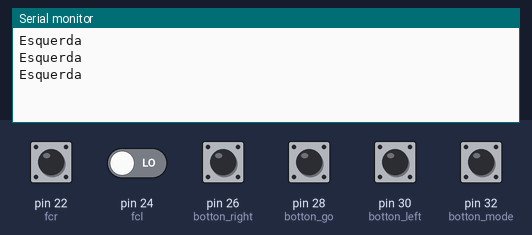
The sketch below on a simulated Arduino Mega 2560, built with avr-gcc and run on an emulated ATmega2560. On the bench: the last lines printed to the serial monitor. The test bench sets the inputs (shaded band); at power-on: pin 22 (fcr) HIGH, pin 24 (fcl), pin 26 (botton_right), pin 28 (botton_go), pin 30 (botton_left), pin 32 (botton_mode) LOW.

Above: at 4.8 s.
4.9 s: pin 24 (fcl) driven HIGH
At 7.0 s:
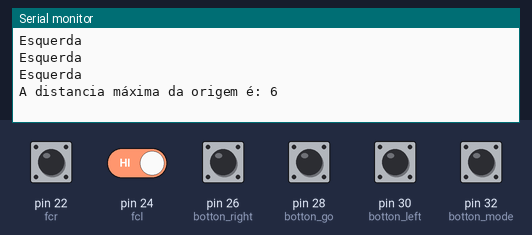
7.6 s: pin 26 (botton_right) pulled HIGH for 2.35 s
At 8.2 s:
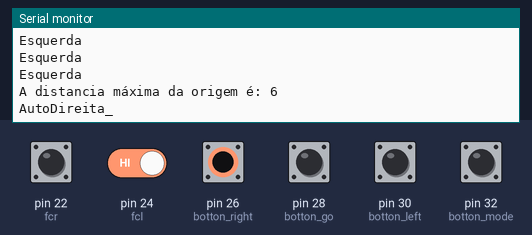
11.4 s: pin 30 (botton_left) pulled HIGH for 2.35 s
At 12.5 s:
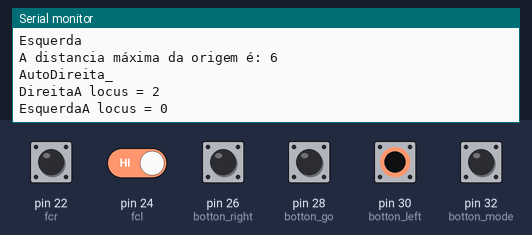
15.2 s: pin 26 (botton_right) pulled HIGH for 2.35 s
At 16.7 s:
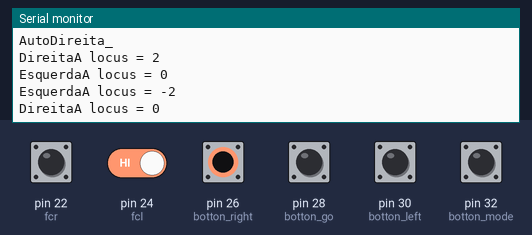
19.0 s: pin 30 (botton_left) pulled HIGH for 2.35 s
At 20.5 s:
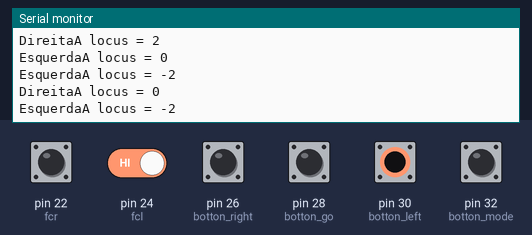
Timing chart, 0 to 22.0 s (numbered marks = the images above; inputs shaded):
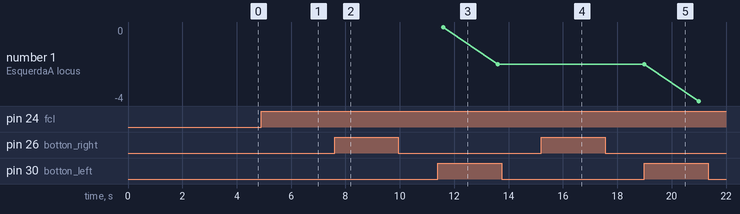

Measured:
- after the input at 4.9 s, the serial monitor: prints a new line after 1.1 s (image 1)
- after the input at 7.6 s, the serial monitor: prints a new line at once (image 2)
- after the input at 11.4 s, the serial monitor: prints a new line after 0.20 s (image 3)
- after the input at 15.2 s, the serial monitor: prints a new line after 0.40 s (image 4)
- after the input at 19.0 s, the serial monitor: prints a new line at once (image 5)
- plotted number 1: -2 → -4 after the input at 19.0 s

The sketch:

StepMotor.ino
```cpp
#include <Stepper.h>

#define STEPS 100
#define motorspeed 30 // set the speed of the motor to 30 RPMs


Stepper stepper(STEPS, 8, 9, 10, 11);

const int resolution = 2; //Averiguar!!

const int fcr = 22; // Fim de curso Right
const int fcl = 24; // Fim de curso Left
const int botton_right = 26;
const int botton_go = 28;
const int botton_left = 30;
const int botton_mode = 32;
int locus; // Destino desejado
int posicao; // Posição atual
int cont; // Contagem de passos
int Max; // Distancia máxima da origem [mm]
int mode;
int verificador1;


void setup() {
  pinMode(fcr, INPUT);
  pinMode(fcl, INPUT);
  pinMode(botton_right, INPUT);
  pinMode(botton_go, INPUT);
  pinMode(botton_left, INPUT);
  pinMode(botton_mode, INPUT);

  stepper.setSpeed(motorspeed);
  int verificador1 = 0;

  Serial.begin(9600); // TEST PROTOBOARD
}


int Initialization()
{
  int Dmax;
  cont = 0;
  while (digitalRead(fcr) == LOW)
  {
    //stepper.step(1); // Vai para a direita
    Serial.print("Direita \n"); // TEST PROTOBOARD
    delay(2000); // TEST PROTOBOARD

  }
  while (digitalRead(fcl) == LOW)
  {
    //stepper.step(-1); // Vai para a esquerda
    cont++;
    Serial.print("Esquerda  \n"); // TEST PROTOBOARD
    delay(2000); // TEST PROTOBOARD
  }
  //Printar Cont
  Dmax = cont * resolution;
  return Dmax;
}

void loop()
{
  if (verificador1 == 0) // Verifica se a inicialização ja foi feita
  {
    Max = Initialization();
    Serial.print("A distancia máxima da origem é: "); // TEST PROTOBOARD
    Serial.print(Max); // TEST PROTOBOARD
    Serial.print("\n"); // TEST PROTOBOARD
    verificador1 = 1;
  }
  mode = 0; //Reinicia o modo
  //Serial.print("Escolha o modo:  \nL:Manual  R:Auto\n "); // TEST PROTOBOARD
  //PRINTAR: Escolha o modo:
  //         L:Manual  R:Auto
  if (digitalRead(botton_right) == HIGH and digitalRead(botton_left) == LOW)
  {
    mode = 1;
    Serial.print("AutoDireita_  \n"); // TEST PROTOBOARD
    delay(2000); // TEST PROTOBOARD
  }
  if (digitalRead(botton_left) == HIGH and digitalRead(botton_right) == LOW)
  {
    mode = 2;
    Serial.print("ManualEsquerda_  \n"); // TEST PROTOBOARD
    delay(2000); // TEST PROTOBOARD
  }
  switch (mode)
  {
    case 0:
      break;


    // ========= AUTOMATIC MODE ===========


    case 1: //Automático
      locus = posicao;
      while (digitalRead(botton_mode) == LOW)
      {

        //        Serial.print("locus = "); // TEST PROTOBOARD
        //        Serial.print(locus); // TEST PROTOBOARD
        //        Serial.print("\n"); //TEST PROTOBOARD
        //PRINTAR: Locus: (locus)
        //         Position: (posicao)


        if (digitalRead(botton_go) == LOW)
        {
          if (digitalRead(botton_right) == HIGH and digitalRead(botton_left) == LOW) // Aumenta em 2mm o destino
          {
            locus = locus + resolution;
            Serial.print("DireitaA locus = "); // TEST PROTOBOARD
            Serial.print(locus); // TEST PROTOBOARD
            Serial.print("\n"); //TEST PROTOBOARD
            delay(2000); // TEST PROTOBOARD

          }


          if (digitalRead(botton_left) == HIGH and digitalRead(botton_right) == LOW) // Diminui em 2mm o destino
          {
            locus = locus - resolution;
            Serial.print("EsquerdaA locus = "); // TEST PROTOBOARD
            Serial.print(locus); // TEST PROTOBOARD
            Serial.print("\n"); //TEST PROTOBOARD
            delay(2000); // TEST PROTOBOARD
          }
        }

        else // Inicia o movimento para o destido selecionado
        {
          if (locus > posicao) // Vai para a direita
          {
            if (locus > Max)
            {
              //PRINT Impossible
              //      Operacion!
              locus = posicao;
            }
            else
            {
              while (digitalRead(fcr) == LOW and posicao != locus)
              {
                posicao = posicao + resolution;
                //PRINTAR: Locus: (locus)
                //         Position: (posicao)
                //stepper.step(1); // Vai para a direita
                Serial.print("Direita  \n"); // TEST PROTOBOARD
                delay(2000); // TEST PROTOBOARD

              }
            }
          }
          else // Vai para a esquerda
          {
            if (locus < 0)
            {
              //PRINT Impossible
              //      Operacion!
              locus = posicao;
            }
            else
            {
              while (digitalRead(fcl) == LOW and posicao != locus)
              {
                posicao = posicao - resolution;
                //PRINTAR: Locus: (locus)
                //         Position: (posicao)
                //stepper.step(-1); // Vai para a esquerda
                Serial.print("Esquerda  \n"); // TEST PROTOBOARD
                delay(2000); // TEST PROTOBOARD
              }
            }
          }
        }
      }
      break;


    // ================  MANUAL MODE =============

    case 2: //Manual
      while (digitalRead(botton_mode) == LOW)
      {
        //PRINTAR: Position: (posicao)
        //         Máximo : (Max)

        if (digitalRead(botton_right) == HIGH and digitalRead(botton_left) == LOW) // Anda uma resolução para a direita
        {
          posicao = posicao + resolution;
          //PRINTAR: Position: (posicao)
          //         Máximo : (Max)
          //stepper.step(1);
          Serial.print("Direita  \n"); // TEST PROTOBOARD
          delay(2000); // TEST PROTOBOARD
        }


        if (digitalRead(botton_left) == HIGH and digitalRead(botton_right) == LOW) // Anda uma resolução para a esquerda
        {
          posicao = posicao - resolution;
          //PRINTAR: Position: (posicao)
          //         Máximo : (Max)
          //stepper.step(-1);
          Serial.print("Esquerda  \n"); // TEST PROTOBOARD
          delay(2000); // TEST PROTOBOARD
        }
      }
      break;

  }
}
```
